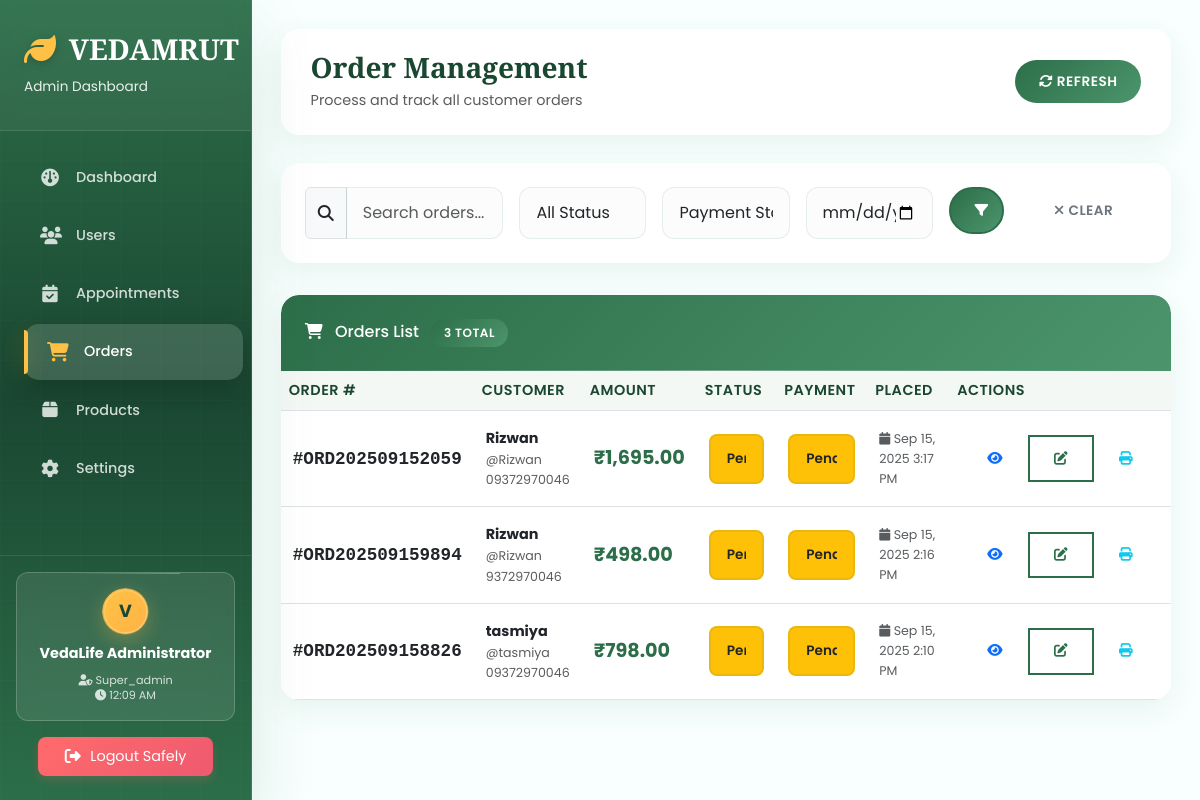
/admin/orders.php (signed in), run on an earlier commit of the app's database.
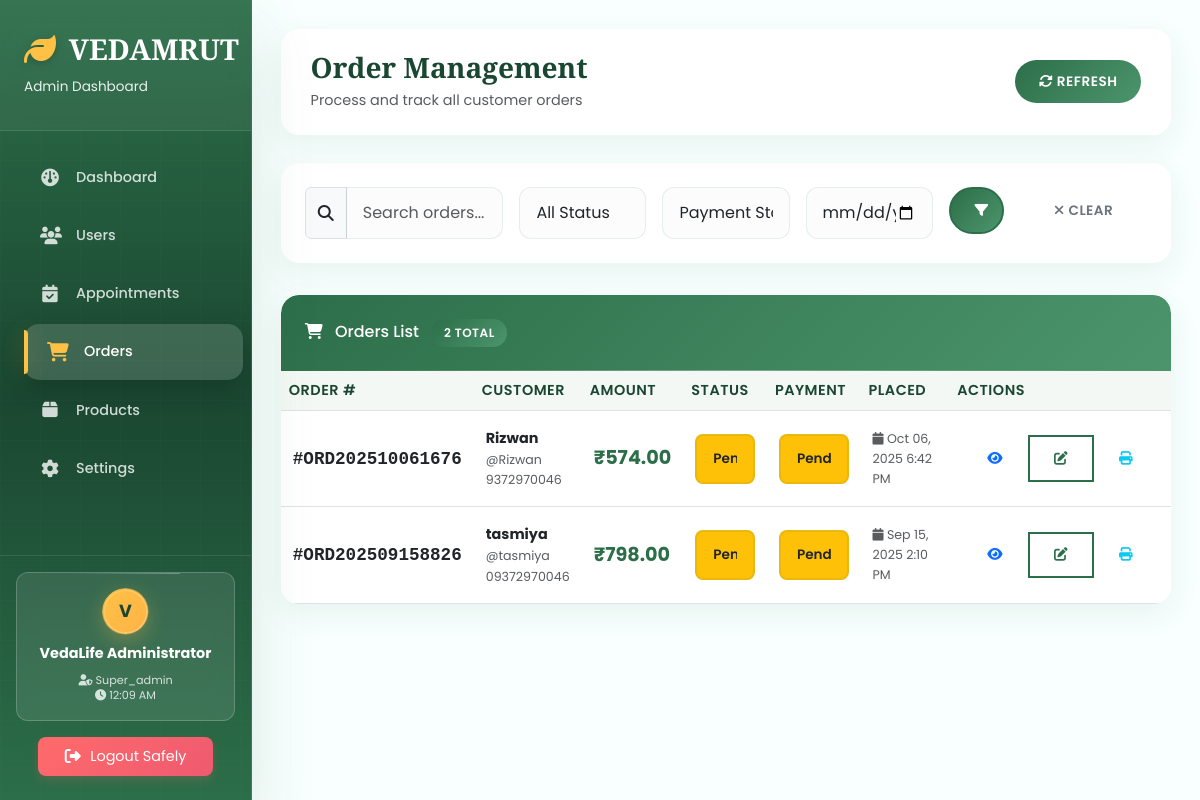
And on a later commit of the database.
### tables this page shows
CREATE TABLE `orders` (
  `id` int(11) NOT NULL,
  `user_id` int(11) NOT NULL,
  `order_number` varchar(20) NOT NULL,
  `total_amount` decimal(10,2) NOT NULL,
  `status` enum('pending','processing','shipped','delivered','cancelled') NOT NULL DEFAULT 'pending',
  `shipping_name` varchar(100) NOT NULL,
  `shipping_phone` varchar(20) NOT NULL,
  `shipping_address` text NOT NULL,
  `payment_method` varchar(50) DEFAULT 'cash_on_delivery',
  `payment_status` enum('pending','paid','failed','refunded') NOT NULL DEFAULT 'pending',
  `notes` text DEFAULT NULL,
  `created_at` timestamp NOT NULL DEFAULT current_timestamp(),
  `updated_at` timestamp NOT NULL DEFAULT current_timestamp() ON UPDATE current_timestamp()
);

CREATE TABLE `users` (
  `id` int(11) NOT NULL,
  `username` varchar(50) NOT NULL,
  `email` varchar(100) NOT NULL,
  `password` varchar(255) NOT NULL,
  `phone` varchar(20) DEFAULT NULL,
  `full_name` varchar(100) DEFAULT NULL,
  `address` text DEFAULT NULL,
  `created_at` timestamp NOT NULL DEFAULT current_timestamp(),
  `updated_at` timestamp NOT NULL DEFAULT current_timestamp() ON UPDATE current_timestamp(),
  `is_active` tinyint(1) NOT NULL DEFAULT 1
);

### admin/admin_auth.php (called while the page is built, shortened)
<?php
function formatCurrency($amount) {
    return '₹' . number_format((float)$amount, 2);
}
function getStatusBadgeClass($status) {
    switch($status) {
        case 'pending': return 'bg-warning text-dark';
    }
}
?>

### admin/orders.php (the view, shortened to what the changed rows need)
<?php
require_once 'admin_auth.php';
$conn = getAdminDbConnection();
function tableExists($conn, $table) {
    $res = $conn->query("SHOW TABLES LIKE '" . $conn->real_escape_string($table) . "'");
    return $res && $res->num_rows > 0;
}
$orders_table_ok = tableExists($conn, 'orders');
$users_table_ok = tableExists($conn, 'users');
$page = isset($_GET['page']) ? max(1, (int)$_GET['page']) : 1;
$limit = 15;
$offset = ($page - 1) * $limit;
$whereClause = 'WHERE 1=1';
$params = [];
$types = '';
$totalOrders = 0;
$orders = null;
if ($orders_table_ok && $users_table_ok) {
    $countSql = "SELECT COUNT(*) as total FROM orders o JOIN users u ON o.user_id = u.id $whereClause";
    if ($countStmt = $conn->prepare($countSql)) {
        if ($countStmt->execute()) {
            $totalOrders = ($countStmt->get_result()->fetch_assoc()['total']) ?? 0;
        }
    }
    $listSql = "SELECT o.id, o.order_number, o.total_amount, o.status, o.payment_status, o.payment_method, o.created_at, o.shipping_name, o.shipping_phone, o.notes, u.username
                FROM orders o JOIN users u ON o.user_id = u.id $whereClause ORDER BY o.created_at DESC LIMIT ? OFFSET ?";
    $listTypes = $types . 'ii';
    $listParams = $params;
    $listParams[] = $limit;
    $listParams[] = $offset;
    if ($listStmt = $conn->prepare($listSql)) {
        if (!empty($params)) {
            $listStmt->bind_param($listTypes, ...$listParams);
        } else {
            $listStmt->bind_param('ii', $limit, $offset);
        }
        if ($listStmt->execute()) {
            $orders = $listStmt->get_result();
        }
    }
}
?>
<!DOCTYPE html>
<html lang="en">
<head>
    <link href="https://cdn.jsdelivr.net/npm/bootstrap@5.3.0/dist/css/bootstrap.min.css" rel="stylesheet">
    <link href="https://unpkg.com/aos@2.3.1/dist/aos.css" rel="stylesheet">
    <link rel="stylesheet" href="https://cdnjs.cloudflare.com/ajax/libs/font-awesome/6.4.0/css/all.min.css">
    <link rel="stylesheet" href="css/admin-style.css">
</head>
<body>
    <div class="main-content">
        <div class="card" data-aos="fade-up" data-aos-delay="800">
            <div class="card-header">
                <h6 class="mb-0">
                    <i class="fas fa-shopping-cart me-2"></i> Orders List
                    <span class="badge status-active ms-2"><?php echo number_format((int)$totalOrders); ?> total</span>
                </h6>
            </div>
            <div class="card-body p-0">
                <?php if ($orders && $orders->num_rows > 0): ?>
                    <div class="table-responsive">
                        <table class="table table-hover">
                            <thead>
                                <tr>
                                    <th>Order #</th>
                                    <th>Customer</th>
                                    <th>Amount</th>
                                    <th>Status</th>
                                    <th>Payment</th>
                                    <th>Placed</th>
                                    <th>Actions</th>
                                </tr>
                            </thead>
                            <tbody>
                                <?php while ($order = $orders->fetch_assoc()): ?>
                                <tr>
                                    <td class="order-number">#<?php echo htmlspecialchars($order['order_number']); ?></td>
                                    <td>
                                        <strong><?php echo htmlspecialchars($order['shipping_name']); ?></strong>
                                        <small class="text-muted d-block">@<?php echo htmlspecialchars($order['username']); ?></small>
                                        <small class="text-muted d-block"><?php echo htmlspecialchars($order['shipping_phone']); ?></small>
                                    </td>
                                    <td>
                                        <div class="order-amount"><?php echo formatCurrency($order['total_amount']); ?></div>
                                    </td>
                                    <td>
                                        <form method="POST" class="d-inline" onchange="this.submit()">
                                            <select name="status" class="form-select form-select-sm status-select <?php echo getStatusBadgeClass($order['status']); ?>">
                                                <option value="pending" <?php echo $order['status']==='pending'?'selected':''; ?>>Pending</option>
                                            </select>
                                        </form>
                                    </td>
                                    <td>
                                        <form method="POST" class="d-inline" onchange="this.submit()">
                                            <select name="payment_status" class="form-select form-select-sm payment-select <?php echo getStatusBadgeClass($order['payment_status']); ?>">
                                                <option value="pending" <?php echo $order['payment_status']==='pending'?'selected':''; ?>>Pending</option>
                                            </select>
                                        </form>
                                    </td>
                                    <td>
                                        <small class="text-muted d-block">
                                            <i class="fas fa-calendar"></i> <?php echo date('M d, Y g:i A', strtotime($order['created_at'])); ?>
                                        </small>
                                    </td>
                                    <td>
                                        <div class="btn-group" role="group">
                                            <button class="btn btn-sm btn-outline-primary" data-bs-toggle="modal" data-bs-target="#viewOrderModal" onclick="viewOrder(<?php echo (int)$order['id']; ?>)">
                                                <i class="fas fa-eye"></i>
                                            </button>
                                            <button class="btn btn-sm btn-outline-success" data-bs-toggle="modal" data-bs-target="#notesModal" onclick="editNotes(<?php echo (int)$order['id']; ?>, '<?php echo htmlspecialchars($order['notes'] ?? ''); ?>')">
                                                <i class="fas fa-edit"></i>
                                            </button>
                                            <button class="btn btn-sm btn-outline-info" onclick="printOrder(<?php echo (int)$order['id']; ?>)">
                                                <i class="fas fa-print"></i>
                                            </button>
                                        </div>
                                    </td>
                                </tr>
                                <?php endwhile; ?>
                            </tbody>
                        </table>
                    </div>
                <?php endif; ?>
            </div>
        </div>
    </div>
</body>
</html>

What changed in the data, as far as the page shows it:
removed orders: order_number "ORD202509152059", shipping_name "Rizwan", user.username "Rizwan", shipping_phone "09372970046", total_amount "₹1,695.00", status "Pending", payment_status "Pending", created_at "Sep 15, 2025 3:17 PM"
removed orders: order_number "ORD202509159894", shipping_name "Rizwan", user.username "Rizwan", shipping_phone "9372970046", total_amount "₹498.00", status "Pending", payment_status "Pending", created_at "Sep 15, 2025 2:16 PM"
added orders: order_number "ORD202510061676", shipping_name "Rizwan", user.username "Rizwan", shipping_phone "9372970046", total_amount "₹574.00", status "Pending", payment_status "Pending", created_at "Oct 06, 2025 6:42 PM"
Also different on the page:
$totalOrders: "3" → "2"
